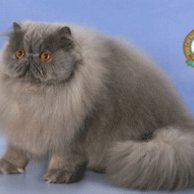
#> input picture tile_set/persian/Persian_1.jpg, 194 x 194 px
$ python main.py
#> lines starting #> are read from the running program, lines starting #| are printed output that depends on the picture
### vect.py
import math


class Vect:

    __slots__ = ("x", "y")

    # Constructors

    def __init__(self, x=None, y=None):
        """
        If y is not filled in, it takes the value of x.
        And if neither of them is filled in, then it is a null vector.
        """

        if y is None:
            if x is None:
                x = y = 0
            else:
                y = x
        if isinstance(x, (int, float)) and isinstance(y, (int, float)):
            self.x = x
            self.y = y
        else:
            raise TypeError

    # [5 lines left out: function from_polar, not called in this run]

    # Properties

    @property
    def norm(self):
        return math.sqrt(self.x**2 + self.y**2)

    # [10 lines left out: function angle, not called in this run]

    @property
    def center(self):
        return self / 2

    # Methods

    def normalize(self):
        self.x /= self.norm
        self.y /= self.norm

    # Containers

    # [16 lines left out: functions __getitem__, __setitem__, not called in this run]

    def __contains__(self, value):
        return value in (self.x, self.y)

    def __len__(self):
        return self.norm

    # Comparisons

    # [4 lines left out: function __eq__, not called in this run]

    def __ne__(self, other):
        return not self.__eq__(other)

    # [9 lines left out: functions __lt__, __le__, not called in this run]

    def __gt__(self, other):
        return not self.__le__(other)

    def __ge__(self, other):
        return not self.__lt__(other)

    # Sign

    def __pos__(self):
        return self

    def __neg__(self):
        return Vect(-self.x, -self.y)

    def __abs__(self):
        return Vect(abs(self.x), abs(self.y))

    # Operations

    # [11 lines left out: functions dot, __add__, not called in this run]

    def __radd__(self, other):
        return self.__add__(other)

    def __iadd__(self, other):
        return self.__add__(other)

    def __sub__(self, other):
        return self.__add__(-other)

    def __rsub__(self, other):
        return self.__sub__(other)

    def __isub__(self, other):
        return self.__sub__(other)

    def __mul__(self, other):
        if isinstance(other, Vect):
            return Vect(self.x * other.x, self.y * other.y)
        elif isinstance(other, (int, float)):
            return Vect(self.x * other, self.y * other)
        return NotImplemented

    def __rmul__(self, other):
        return self.__mul__(other)

    def __imul__(self, other):
        return self.__mul__(other)

    def __truediv__(self, other):
        if isinstance(other, Vect):
            return Vect(self.x / other.x, self.y / other.y)
        elif isinstance(other, (int, float)):
            return self * (1 / other)
        return NotImplemented

    def __rtruediv__(self, other):
        return self.__truediv__(other)

    def __itruediv__(self, other):
        return self.__truediv__(other)

    # [6 lines left out: function __floordiv__, not called in this run]

    def __rfloordiv__(self, other):
        return self.__floordiv__(other)

    def __ifloordiv__(self, other):
        return self.__floordiv__(other)

    # [6 lines left out: function __mod__, not called in this run]

    def __rmod__(self, other):
        return self.__mod__(other)

    def __imod__(self, other):
        return self.__mod__(other)

    # [4 lines left out: function __pow__, not called in this run]

    def __ipow__(self, other):
        return self.__pow__(other)

    # Conversions

    def __str__(self):
        return self.__repr__()

    def __bool__(self):
        return self.x != 0 or self.y != 0

    def __round__(self, n=None):
        return Vect(round(self.x, n), round(self.y, n))

    def list(self):
        return [self.x, self.y]

    def tuple(self):
        return (self.x, self.y)

    # Other

    def __repr__(self):
        return f"Vect({self.x}, {self.y})"

    def __hash__(self):
        return hash((self.x, self.y))

    def copy(self):
        return Vect(self.x, self.y)

### main.py
import PIL.Image
import scipy.spatial
import numpy as np
import sys
import os

from config import *


class LoadingBar:

    def __init__(self, name, maximum):
        self.maximum = maximum
        self.value = 0
        print(name)

    def print(self):
        percent = round(self.value / self.maximum * 100)
        print(f"\r|{'█' * percent}{' ' * (100 - percent)}| {percent}%", end="")

    def increment(self):
        if self.value < self.maximum:
            self.value += 1

    def __del__(self):
        print("\n")


def load_tile_set():
    TILE_SET_PATH = os.path.join("tile_set", TILE_SET)

    tiles = []
    colors = []
    images = [os.path.join(TILE_SET_PATH, file) for file in os.listdir(TILE_SET_PATH)]

    loading_bar = LoadingBar(">>> TILE SET LOADING...", len(images))
    for path in images:
        try:
            tile = PIL.Image.open(path).resize(TILE_SIZE.tuple())
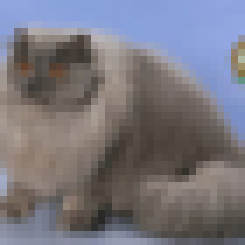
#> tile: PIL image 35x35 RGB (shown 7 times larger); mean R, G, B 120.1, 118.1, 126.2
            tiles.append(tile)
            colors.append(np.array(tile).mean(axis=0).mean(axis=0))
        except:
            pass
        loading_bar.print()
        loading_bar.increment()
#> pass 2 of the loop in load_tile_set, `for path in images:`:
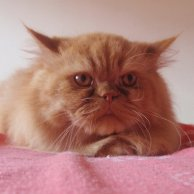
#> input picture tile_set/persian/Persian_103.jpg, 194 x 194 px
#> in load_tile_set, `tile = PIL.Image.open(path).resize(TILE_SIZE.tuple())`:
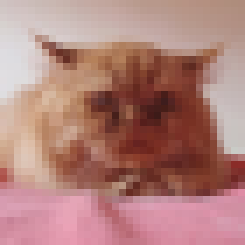
#> tile: PIL image 35x35 RGB (shown 7 times larger); mean R, G, B 176.9, 129.4, 123.2
#> pass 3 of the loop in load_tile_set, `for path in images:`:
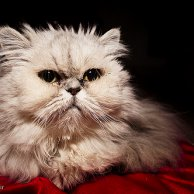
#> input picture tile_set/persian/Persian_104.jpg, 194 x 194 px
#> in load_tile_set, `tile = PIL.Image.open(path).resize(TILE_SIZE.tuple())`:
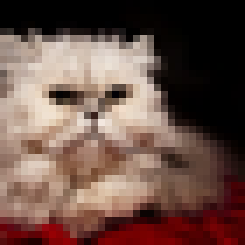
#> tile: PIL image 35x35 RGB (shown 7 times larger); mean R, G, B 107.1, 80.8, 72.1
    del loading_bar

    return tiles, colors


def convert(image_name):
    image_path = os.path.join("input", image_name)

    image = PIL.Image.open(image_path)
    size = Vect(*image.size)

    new_size = round(Vect(*image.size) / COMPRESSION_RATE)
    new_image = image.resize(new_size.tuple())

    tree = scipy.spatial.KDTree(colors)

    output_image = PIL.Image.new('RGB', round(size * TILE_SIZE / COMPRESSION_RATE).tuple())

    loading_bar = LoadingBar(">>> IMAGE GENERATING...", new_size.x * new_size.y)
    for i in range(new_size.x):
        for j in range(new_size.y):
            index = Vect(i, j)

            closest = tree.query(new_image.getpixel(index.tuple()))
            position = index * TILE_SIZE
            output_image.paste(tiles[closest[1]], position.tuple())

            loading_bar.print()
            loading_bar.increment()
    del loading_bar

    # Save output
    output_image.save(os.path.join("output", image_name))
    print(">>> IMAGE SAVED")


if __name__ == '__main__':
    tiles, colors = load_tile_set()
#> tiles = 3 items; colors = [[120.1, 118.1, 126.2], [176.9, 129.4, 123.2], [107.1, 80.84, 72.13]]
    convert(IMAGE_NAME)
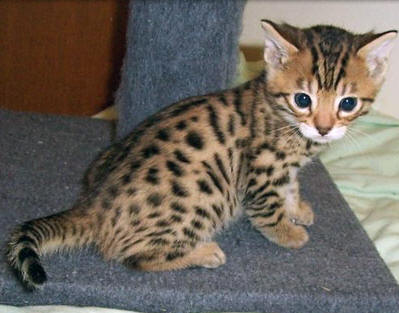
#> input picture input/example.jpg, 399 x 313 px
#> in convert, image is the input picture: PIL image 399x313 RGB; mean R, G, B 108.5, 100.7, 92.6
#> in convert, `new_image = image.resize(new_size.tuple())`:
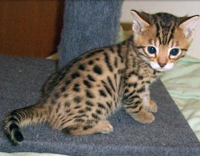
#> new_image: PIL image 200x156 RGB; mean R, G, B 108.5, 100.7, 92.6
#> in convert, `output_image = PIL.Image.new('RGB', round(size * TILE_SIZE / COMPRESSI..`: output_image: PIL image 6982x5478 RGB; every value is 0
#> after the loop in convert, `for i in range(new_size.x):`:
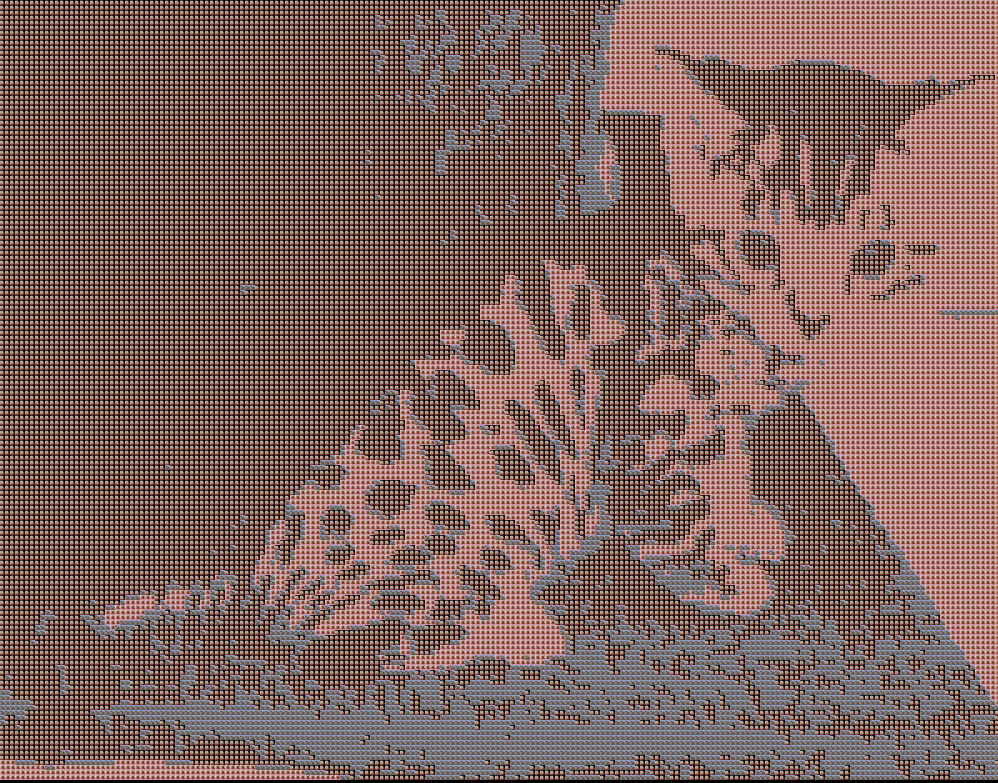
#> output_image: PIL image 6982x5478 RGB (shown at 1/7 size); mean R, G, B 126.6, 98.8, 93.5
